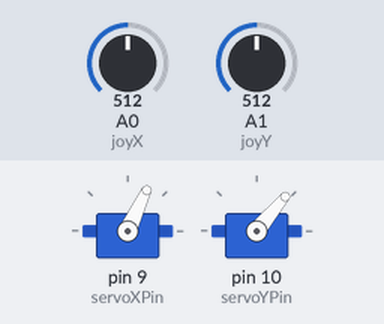
A sketch run on a simulated Arduino Uno, built with avr-gcc and run on an emulated ATmega328P. Shown: 2 × servo. The inputs (shaded band) are chosen by the test bench; at power-on: A0 (joyX) = 512, A1 (joyY) = 512.

Above: at 1.2 s.
1.3 s: A0 (joyX) set to 716
At 2.1 s:
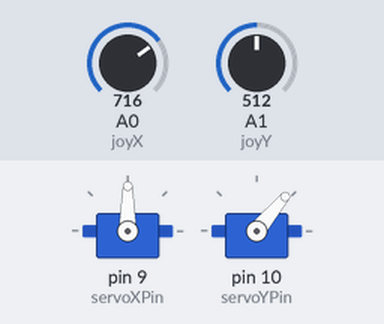
2.8 s: A1 (joyY) set to 716
At 3.3 s:
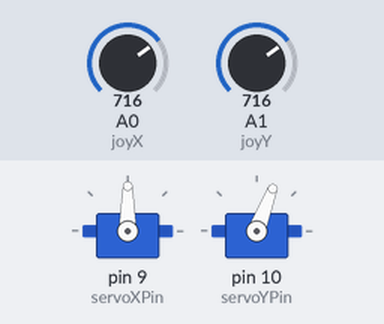
4.3 s: A0 (joyX) set to 900
At 5.1 s:
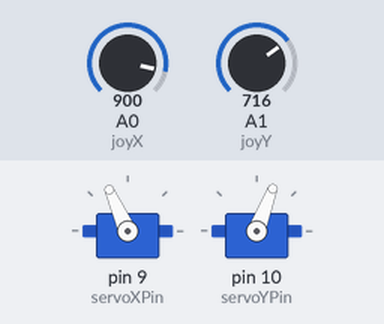
5.8 s: A1 (joyY) set to 900
At 6.2 s:
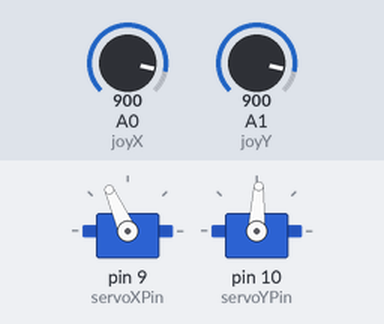
7.3 s: A0 (joyX) set to 1023
At 8.5 s:
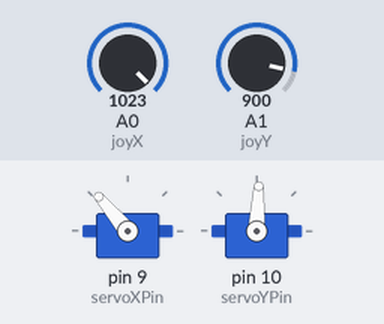
8.8 s: A1 (joyY) set to 1023
At 9.7 s:
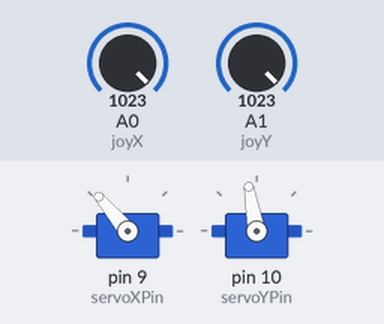
Timing chart, 0 to 11.3 s (numbered marks = the images above; inputs shaded):
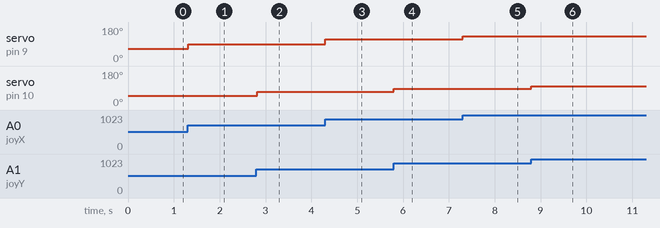

Measured:
- after the input at 1.3 s, servo on pin 9 (servoXPin): 65° → 90° at once
- after the input at 2.8 s, servo on pin 10 (servoYPin): 50° → 69° at once
- after the input at 4.3 s, servo on pin 9 (servoXPin): 90° → 114° at once
- after the input at 5.8 s, servo on pin 10 (servoYPin): 69° → 87° at once
- after the input at 7.3 s, servo on pin 9 (servoXPin): 114° → 130° at once
- after the input at 8.8 s, servo on pin 10 (servoYPin): 87° → 100° at once

The sketch:

Sketch.ino
```cpp
#include <Servo.h>

// Create servo objects
Servo servoX;   // Left / Right
Servo servoY;   // Up / Down

// Joystick pins
const int joyX = A0;
const int joyY = A1;

// Servo pins
const int servoXPin = 9;
const int servoYPin = 10;

void setup() {
  servoX.attach(servoXPin);
  servoY.attach(servoYPin);

  pinMode(joyX, INPUT);
  pinMode(joyY, INPUT);
}

void loop() {
  // Read joystick values (0–1023)
  int xValue = analogRead(joyX);
  int yValue = analogRead(joyY);

  // Map joystick to servo angles (0–180)
  int servoXAngle = map(xValue, 0, 1023, 0, 130);
  int servoYAngle = map(yValue, 0, 1023, 0, 100);

  // Move servos
  servoX.write(servoXAngle);
  servoY.write(servoYAngle);

  delay(15); // Smooth movement
}
```
